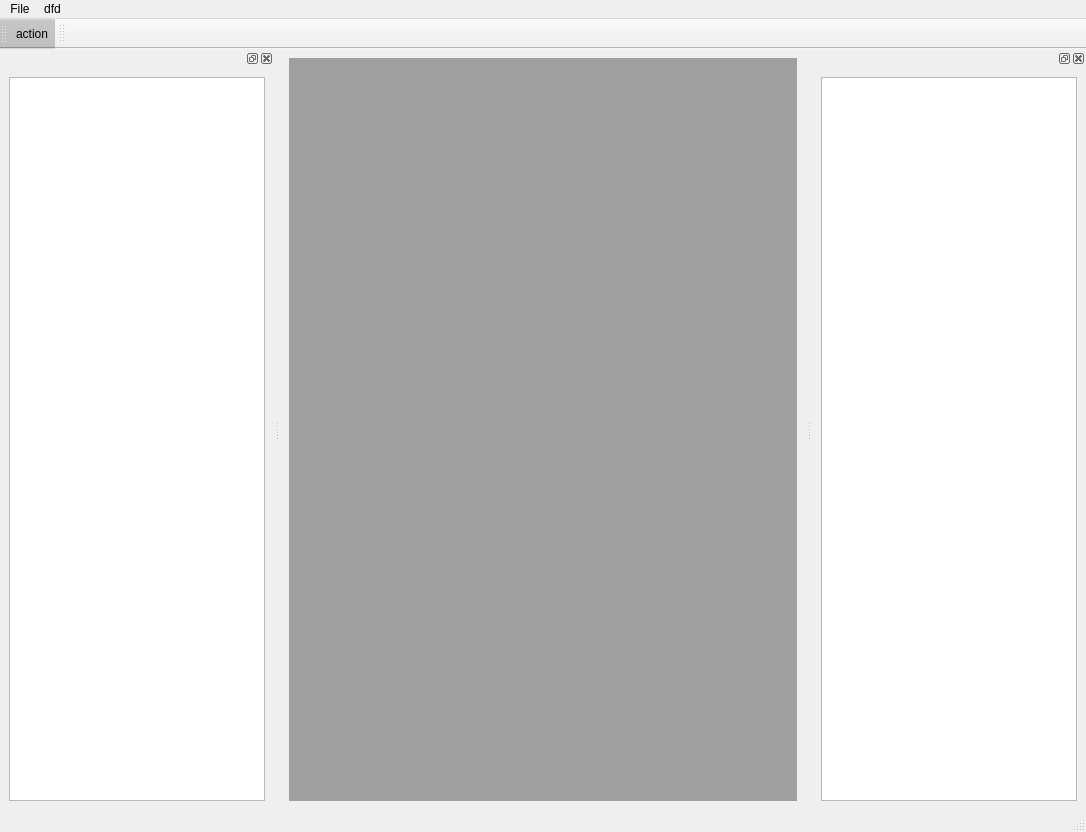
<?xml version="1.0" encoding="UTF-8"?>
<ui version="4.0">
 <class>MainWindow</class>
 <widget class="QMainWindow" name="MainWindow">
  <property name="geometry">
   <rect>
    <x>0</x>
    <y>0</y>
    <width>1086</width>
    <height>832</height>
   </rect>
  </property>
  <property name="windowTitle">
   <string>MainWindow</string>
  </property>
  <property name="dockNestingEnabled">
   <bool>true</bool>
  </property>
  <widget class="QWidget" name="centralwidget">
   <layout class="QHBoxLayout" name="horizontalLayout_4">
    <item>
     <widget class="QMdiArea" name="mdiArea">
      <widget class="QWidget" name="subwindow">
       <property name="windowTitle">
        <string>子窗口</string>
       </property>
       <layout class="QHBoxLayout" name="horizontalLayout_5">
        <item>
         <widget class="QListView" name="listView_2"/>
        </item>
       </layout>
      </widget>
     </widget>
    </item>
   </layout>
  </widget>
  <widget class="QMenuBar" name="menubar">
   <property name="geometry">
    <rect>
     <x>0</x>
     <y>0</y>
     <width>1086</width>
     <height>23</height>
    </rect>
   </property>
   <widget class="QMenu" name="menuFile">
    <property name="title">
     <string>File</string>
    </property>
    <addaction name="actionOpen"/>
    <addaction name="actionSave"/>
    <addaction name="actionClose"/>
   </widget>
   <widget class="QMenu" name="menuDfd">
    <property name="title">
     <string>dfd</string>
    </property>
   </widget>
   <addaction name="menuFile"/>
   <addaction name="menuDfd"/>
  </widget>
  <widget class="QStatusBar" name="statusbar"/>
  <widget class="QToolBar" name="toolBar">
   <property name="minimumSize">
    <size>
     <width>30</width>
     <height>30</height>
    </size>
   </property>
   <property name="contextMenuPolicy">
    <enum>Qt::CustomContextMenu</enum>
   </property>
   <property name="windowTitle">
    <string>toolBar</string>
   </property>
   <property name="styleSheet">
    <string notr="true">QToolBar {
	background-color: rgb(191, 191, 191);
    spacing: 3px; /* spacing between items in the tool bar */
}

QToolBar::handle {
    image: url(handle.png);
}</string>
   </property>
   <property name="toolButtonStyle">
    <enum>Qt::ToolButtonIconOnly</enum>
   </property>
   <attribute name="toolBarArea">
    <enum>TopToolBarArea</enum>
   </attribute>
   <attribute name="toolBarBreak">
    <bool>true</bool>
   </attribute>
   <addaction name="dakai"/>
  </widget>
  <widget class="QDockWidget" name="dockWidget_11">
   <attribute name="dockWidgetArea">
    <number>1</number>
   </attribute>
   <widget class="QWidget" name="dockWidgetContents_11">
    <layout class="QVBoxLayout" name="verticalLayout_2">
     <item>
      <widget class="QListView" name="listView_3"/>
     </item>
    </layout>
   </widget>
  </widget>
  <widget class="QDockWidget" name="dockWidget_12">
   <attribute name="dockWidgetArea">
    <number>2</number>
   </attribute>
   <widget class="QWidget" name="dockWidgetContents_12">
    <layout class="QVBoxLayout" name="verticalLayout">
     <item>
      <widget class="QListView" name="listView_4"/>
     </item>
    </layout>
   </widget>
  </widget>
  <widget class="QToolBar" name="toolBar_2">
   <property name="windowTitle">
    <string>toolBar_2</string>
   </property>
   <attribute name="toolBarArea">
    <enum>TopToolBarArea</enum>
   </attribute>
   <attribute name="toolBarBreak">
    <bool>false</bool>
   </attribute>
  </widget>
  <action name="actionOpen">
   <property name="checkable">
    <bool>false</bool>
   </property>
   <property name="enabled">
    <bool>true</bool>
   </property>
   <property name="text">
    <string>open</string>
   </property>
  </action>
  <action name="actionSave">
   <property name="text">
    <string>save</string>
   </property>
  </action>
  <action name="actionClose">
   <property name="text">
    <string>close</string>
   </property>
  </action>
  <action name="dakai">
   <property name="icon">
    <iconset resource="../tool/images.qrc">
     <normaloff>:/img/img1.gif</normaloff>
     <normalon>:/img/img47.ico</normalon>
     <disabledoff>:/img/img45s.ico</disabledoff>
     <disabledon>:/img/img4.ico</disabledon>
     <activeoff>:/img/img47s.ico</activeoff>
     <selectedoff>:/img/img10.ico</selectedoff>:/img/img1.gif</iconset>
   </property>
   <property name="text">
    <string>action</string>
   </property>
  </action>
 </widget>
 <resources>
  <include location="../tool/images.qrc"/>
 </resources>
 <connections/>
</ui>
